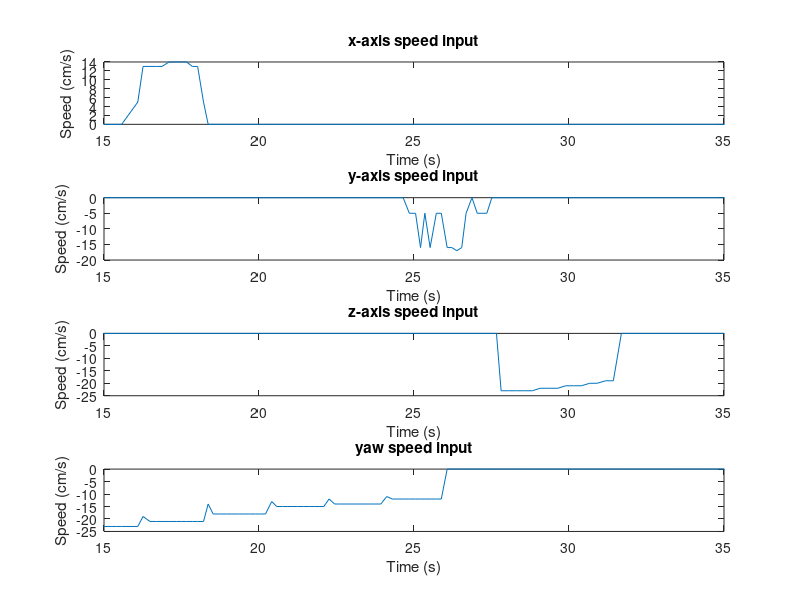
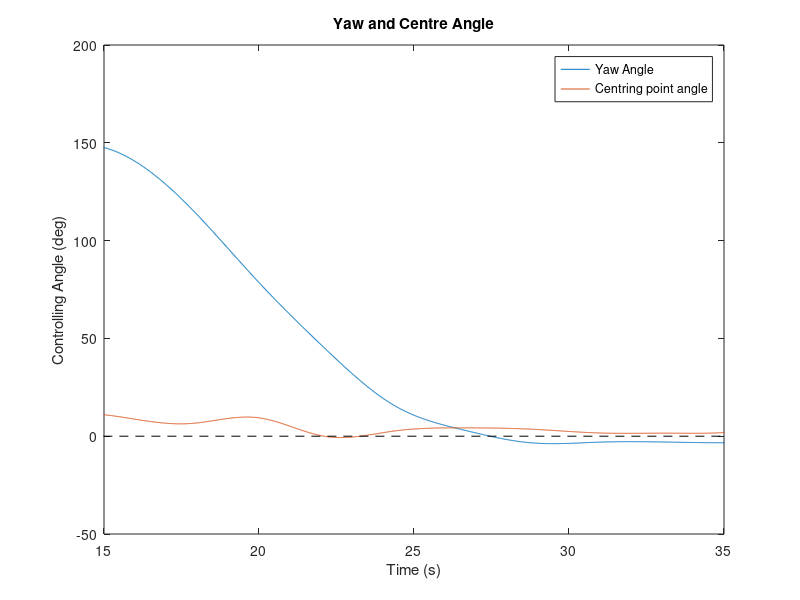
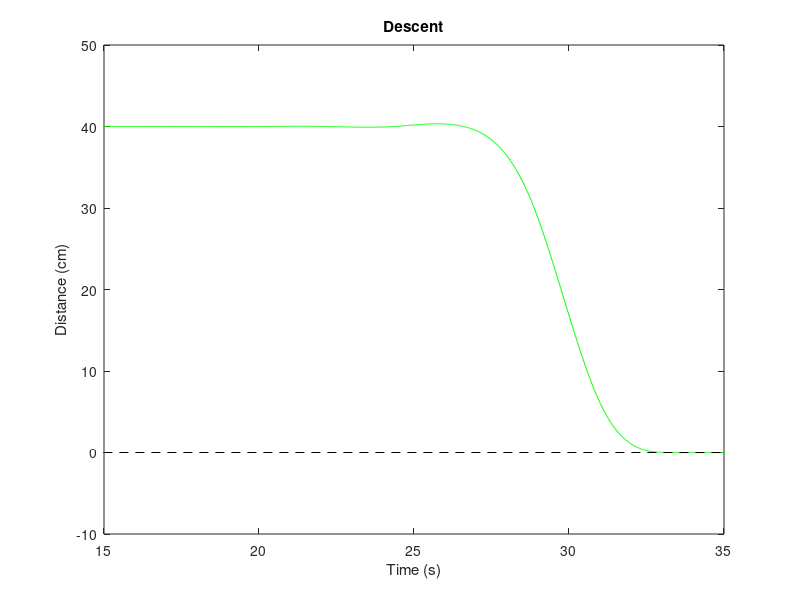

Here is the MATLAB script that generated these plots, in order:
%% 3 CartLab - Matlab Code
clc, clear, close all;



%% Reading File(s) - Loading data
data_xyz = load('data/xyz_plotting_data.csv');
data_angle = load('data/angle_plotting_data.csv');


%% Setting up plotting data
% x, y, z data
t_stamp_xyz = data_xyz(:,1);
x = data_xyz(:,2);
y = data_xyz(:,3);
z = data_xyz(:,4);
yaw = data_xyz(:,5);

% angle data
t_stamp_angle = data_angle(:,1);
yaw_angle = data_angle(:,2);
cp_angle = data_angle(:,3);
descent =  data_angle(:,4);   % **Fix** - Writing file in python does not write this data


%% Plotting the (x, y, z) data
% Research:
%   - electronics-08-01532 (3)'
hold on
figure(1)

subplot(4,1,1);
plot(t_stamp_xyz, x)

title("x-axis speed input")
xlabel("Time (s)")
ylabel("Speed (cm/s)")
xlim([15 35])


subplot(4,1,2);
plot(t_stamp_xyz, y)

title("y-axis speed input")
xlabel("Time (s)")
ylabel("Speed (cm/s)")
xlim([15 35])


subplot(4,1,3);
plot(t_stamp_xyz, z)

title("z-axis speed input")
xlabel("Time (s)")
ylabel("Speed (cm/s)")
xlim([15 35])


subplot(4,1,4);
plot(t_stamp_xyz, yaw)

title("yaw speed input")
xlabel("Time (s)")
ylabel("Speed (cm/s)")
xlim([15 35])


hold off




%% Plotting the angle data
hold on
figure(2)


% *** Simulated data ***
% Use splines to interpolate a smoother curve,
% with 10 times as many points,
% that goes exactly through the same data points.
samplingRateIncrease = 10;

spl_yaw = spline(t_stamp_angle, yaw_angle);
spl_cp = spline(t_stamp_angle, cp_angle);
spl_descent = spline(t_stamp_angle, descent);

newXSamplePoints = linspace(min(t_stamp_angle), max(t_stamp_angle), length(t_stamp_angle) * samplingRateIncrease);
xint = linspace(min(t_stamp_angle), max(t_stamp_angle), 15)';

smoothed_yaw = spline(xint, ppval(spl_yaw,xint), newXSamplePoints);
smoothed_cp = spline(xint, ppval(spl_cp,xint), newXSamplePoints);
smoothed_descent = spline(xint, ppval(spl_descent,xint), newXSamplePoints);


% plot(newXSamplePoints, smoothed_yaw, t_stamp_angle, yaw_angle, t_stamp_angle, cp_angle, newXSamplePoints, smoothed_cp)

plot(newXSamplePoints, smoothed_yaw, newXSamplePoints, smoothed_cp)
line(xlim, [0 0], 'Color','black','LineStyle','--')
title("Yaw and Centre Angle")
xlabel("Time (s)")
ylabel("Controlling Angle (deg)")
legend('Yaw Angle', 'Centring point angle')
xlim([15 35])


figure(3)
plot(newXSamplePoints, smoothed_descent, 'g')
line(xlim, [0 0], 'Color','black','LineStyle','--')
title("Descent")
xlabel("Time (s)")
ylabel("Distance (cm)")
xlim([15 35])


% 
% subplot(2,1,1);
% plot(newXSamplePoints, smoothed_yaw)
% line(xlim, [0 0], 'Color','black','LineStyle','--')
% 
% title("Yaw Angle")
% xlabel("Time (s)")
% ylabel("Angle (deg)")
% 
% 
% 
% xlim([min(newXSamplePoints) max(newXSamplePoints)])
% 
% subplot(2,1,2);
% plot(newXSamplePoints, smoothed_cp)
% line(xlim, [0 0], 'Color','black','LineStyle','--')
% 
% title("Centre Point Angle")
% xlabel("Time (s)")
% ylabel("Angle (deg)")


hold off
